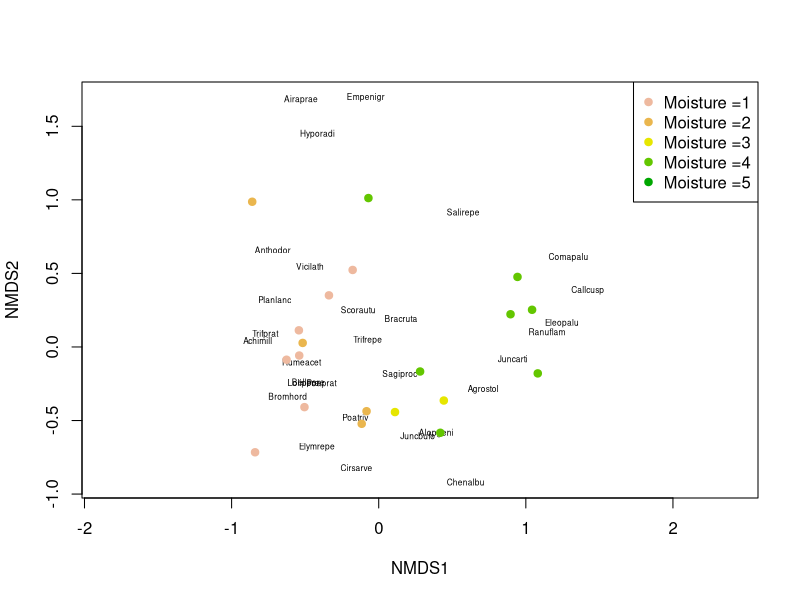

The R source for this figure:
## ---- chunk 1
knitr::opts_chunk$set(echo = TRUE)
## ---- chunk 2
library(vegan)
data(dune)
data(dune.env)
?dune

head(dune)
head(dune.env)
## ---- chunk 3
dune_mds <- metaMDS(dune)

plot(dune_mds, type='n')
text(dune_mds, 'sp', cex=.5)
 # generate vector of colors 
color_vect = rev(terrain.colors(6))[-1]
points(dune_mds, 'sites', pch=19, 
           col=color_vect[dune.env$Moisture])
legend('topright', paste("Moisture =", 1:5, sep=''), 
           col=color_vect, pch=19)
